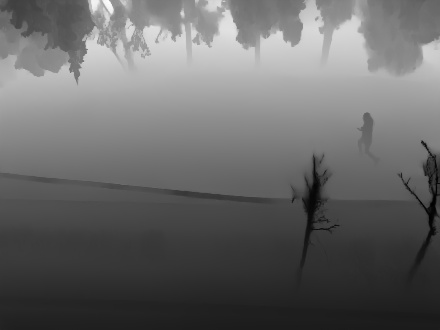
#> input picture dataset_generation/00000044.jpg, 440 x 330 px
$ python laplacian.py --image dataset_generation/00000044.jpg   (older library calls are emulated)
#> lines starting #> are read from the running program, lines starting #| are printed output that depends on the picture; after the words box and inside, x2 and y2 are one past the last pixel; in counts of white or black regions, pixels touching at a corner belong together
import argparse
import cv2
import numpy as np

# Argument parser
parser = argparse.ArgumentParser(description="Mouse click event on an image.")
parser.add_argument("--image", required=True, help="Path to the input image.")
args = parser.parse_args()
image = cv2.imread(args.image, cv2.IMREAD_GRAYSCALE)
#> image is the input picture: shape (330, 440); min 0, max 254, mean 104.3

laplacian = cv2.Laplacian(image, cv2.CV_64F)
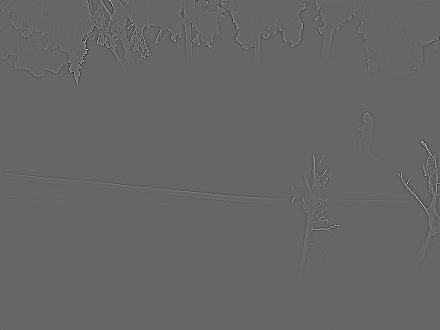
#> laplacian: shape (330, 440) float64; min -168, max 249, mean 0; drawn with min black and max white

laplacian_norm = cv2.normalize(laplacian, None, 0, 255, cv2.NORM_MINMAX)

# Convert back to uint8 for display
laplacian_norm = np.uint8(laplacian_norm)

threshold_value = 50  # Adjust this value as needed
_, thresholded = cv2.threshold(laplacian, threshold_value,
                               255, cv2.THRESH_BINARY)
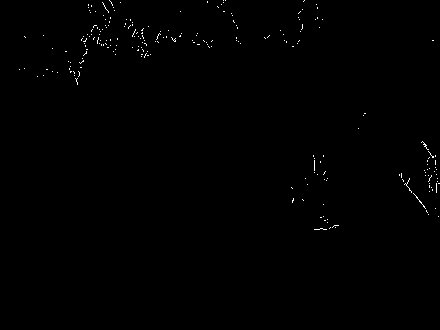
#> thresholded: shape (330, 440) float64; 0.37% white in thin lines or dots, all inside (x1, y1, x2, y2) = (19, 0, 440, 230)


# Step 4: Show the result
cv2.imshow("Thresholded Laplacian Output", thresholded)
cv2.waitKey(0)
thresholded = np.uint8(thresholded)
# Apply Median Filter to remove salt-and-pepper noise
median_filtered = cv2.medianBlur(thresholded, 3)
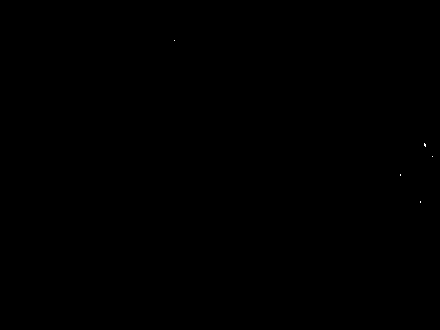
#> median_filtered: shape (330, 440); 0.01% white in thin lines or dots, all inside (x1, y1, x2, y2) = (174, 40, 433, 203)
# Step 4: Show the result
cv2.imshow("Laplacian Laplacian Output", median_filtered)
cv2.waitKey(0)
# [7 lines of commented-out code are left out]
cv2.destroyAllWindows()
